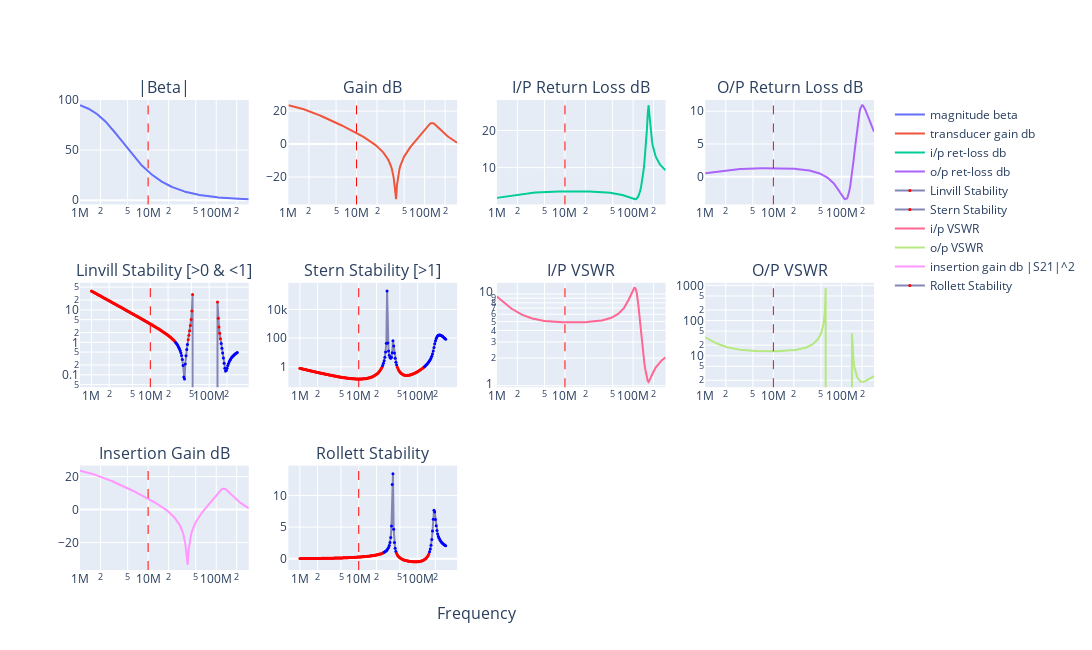

The cell this chart's notebook holds for it:
### Markdown cell above
# 2N3904 TEST - Feedback Amplifier

(to match default parameters on fba08.exe supplied with EMRFD book --- See https://m0ycx.github.io/posts/FeedbackAmplifier/)

### Code cell
import sys

sys.path.append("../../../lib")
from feedback import complex_fba

%matplotlib inline
%config InlineBackend.figure_format = 'svg'

n = complex_fba(
    F_mhz=10,
    FT_mhz=300,
    B0=100,
    Ie_mA=10,
    Rbp=10.0,
    Re=6.8,
    extLe_nH=10,
    extLb_nH=0,
    extLc_nH=0,
    extCin_pF=0,
    extCout_pF=0,
    extCrev_pF=0,
    Ccb_pF=5,
    Cce_pF=0,
    Cf_pF=100,
    Lf_nH=200,
    Rf=10,
    ZS_real=50,
    ZS_imag=0,
    ZL_real=50,
    ZL_imag=0,
    N=2,
    from_mhz=1,
    to_mhz=300,
)
# print(n)
n.write_touchstone(
    "2N3904_TEST_CE_Ie10mA_nbgen",
    dir="/home/bev/Documents/Radio/QUCS-S/Studies/0010_S_Touchtone_lib",
)

### Figure 1 — Plotly figure (JSON) as saved in the notebook; plotly's stock layout.template omitted (floating-point values rounded to 4 significant figures; data arrays with more than 128 entries replaced by an {"elided": "..."} marker saying what was removed)
{"data": [{"name": "magnitude beta", "type": "scatter", "x": {"elided": "200 float values"}, "xaxis": "x", "y": {"elided": "200 float values"}, "yaxis": "y"}, {"name": "transducer gain db", "type": "scatter", "x": {"elided": "200 float values"}, "xaxis": "x2", "y": {"elided": "200 float values"}, "yaxis": "y2"}, {"name": "i/p ret-loss db", "type": "scatter", "x": {"elided": "200 float values"}, "xaxis": "x3", "y": {"elided": "200 float values"}, "yaxis": "y3"}, {"name": "o/p ret-loss db", "type": "scatter", "x": {"elided": "200 float values"}, "xaxis": "x4", "y": {"elided": "200 float values"}, "yaxis": "y4"}, {"line": {"color": "#8585b5"}, "marker": {"color": {"elided": "200 str values"}, "size": 3}, "mode": "markers+lines", "name": "Linvill Stability", "type": "scatter", "x": {"elided": "200 float values"}, "xaxis": "x5", "y": {"elided": "200 float values"}, "yaxis": "y5"}, {"line": {"color": "#8585b5"}, "marker": {"color": {"elided": "200 str values"}, "size": 3}, "mode": "markers+lines", "name": "Stern Stability", "type": "scatter", "x": {"elided": "200 float values"}, "xaxis": "x6", "y": {"elided": "200 float values"}, "yaxis": "y6"}, {"name": "i/p VSWR", "type": "scatter", "x": {"elided": "200 float values"}, "xaxis": "x7", "y": {"elided": "200 float values"}, "yaxis": "y7"}, {"name": "o/p VSWR", "type": "scatter", "x": {"elided": "200 float values"}, "xaxis": "x8", "y": {"elided": "200 float values"}, "yaxis": "y8"}, {"name": "insertion gain db |S21|^2", "type": "scatter", "x": {"elided": "200 float values"}, "xaxis": "x9", "y": {"elided": "200 float values"}, "yaxis": "y9"}, {"line": {"color": "#8585b5"}, "marker": {"color": {"elided": "200 str values"}, "size": 3}, "mode": "markers+lines", "name": "Rollett Stability", "type": "scatter", "x": {"elided": "200 float values"}, "xaxis": "x10", "y": {"elided": "200 float values"}, "yaxis": "y10"}], "layout": {"annotations": [{"font": {"size": 16}, "showarrow": false, "text": "|Beta|", "x": 0.1062, "xanchor": "center", "xref": "paper", "y": 1, "yanchor": "bottom", "yref": "paper"}, {"font": {"size": 16}, "showarrow": false, "text": "Gain dB", "x": 0.3688, "xanchor": "center", "xref": "paper", "y": 1, "yanchor": "bottom", "yref": "paper"}, {"font": {"size": 16}, "showarrow": false, "text": "I/P Return Loss dB", "x": 0.6313, "xanchor": "center", "xref": "paper", "y": 1, "yanchor": "bottom", "yref": "paper"}, {"font": {"size": 16}, "showarrow": false, "text": "O/P Return Loss dB", "x": 0.8938, "xanchor": "center", "xref": "paper", "y": 1, "yanchor": "bottom", "yref": "paper"}, {"font": {"size": 16}, "showarrow": false, "text": "Linvill Stability [>0 & <1]", "x": 0.1062, "xanchor": "center", "xref": "paper", "y": 0.6111, "yanchor": "bottom", "yref": "paper"}, {"font": {"size": 16}, "showarrow": false, "text": "Stern Stability [>1]", "x": 0.3688, "xanchor": "center", "xref": "paper", "y": 0.6111, "yanchor": "bottom", "yref": "paper"}, {"font": {"size": 16}, "showarrow": false, "text": "I/P VSWR", "x": 0.6313, "xanchor": "center", "xref": "paper", "y": 0.6111, "yanchor": "bottom", "yref": "paper"}, {"font": {"size": 16}, "showarrow": false, "text": "O/P VSWR", "x": 0.8938, "xanchor": "center", "xref": "paper", "y": 0.6111, "yanchor": "bottom", "yref": "paper"}, {"font": {"size": 16}, "showarrow": false, "text": "Insertion Gain dB", "x": 0.1062, "xanchor": "center", "xref": "paper", "y": 0.2222, "yanchor": "bottom", "yref": "paper"}, {"font": {"size": 16}, "showarrow": false, "text": "Rollett Stability", "x": 0.3688, "xanchor": "center", "xref": "paper", "y": 0.2222, "yanchor": "bottom", "yref": "paper"}, {"font": {"size": 16}, "showarrow": false, "text": "Frequency", "x": 0.5, "xanchor": "center", "xref": "paper", "y": 0, "yanchor": "top", "yref": "paper", "yshift": -30}], "height": 650, "shapes": [{"line": {"color": "red", "dash": "dash", "width": 1}, "type": "line", "x0": 10000000, "x1": 10000000, "xref": "x", "y0": 0, "y1": 1, "yref": "y domain"}, {"line": {"color": "red", "dash": "dash", "width": 1}, "type": "line", "x0": 10000000, "x1": 10000000, "xref": "x2", "y0": 0, "y1": 1, "yref": "y2 domain"}, {"line": {"color": "red", "dash": "dash", "width": 1}, "type": "line", "x0": 10000000, "x1": 10000000, "xref": "x3", "y0": 0, "y1": 1, "yref": "y3 domain"}, {"line": {"color": "red", "dash": "dash", "width": 1}, "type": "line", "x0": 10000000, "x1": 10000000, "xref": "x4", "y0": 0, "y1": 1, "yref": "y4 domain"}, {"line": {"color": "red", "dash": "dash", "width": 1}, "type": "line", "x0": 10000000, "x1": 10000000, "xref": "x5", "y0": 0, "y1": 1, "yref": "y5 domain"}, {"line": {"color": "red", "dash": "dash", "width": 1}, "type": "line", "x0": 10000000, "x1": 10000000, "xref": "x6", "y0": 0, "y1": 1, "yref": "y6 domain"}, {"line": {"color": "red", "dash": "dash", "width": 1}, "type": "line", "x0": 10000000, "x1": 10000000, "xref": "x7", "y0": 0, "y1": 1, "yref": "y7 domain"}, {"line": {"color": "red", "dash": "dash", "width": 1}, "type": "line", "x0": 10000000, "x1": 10000000, "xref": "x8", "y0": 0, "y1": 1, "yref": "y8 domain"}, {"line": {"color": "red", "dash": "dash", "width": 1}, "type": "line", "x0": 10000000, "x1": 10000000, "xref": "x9", "y0": 0, "y1": 1, "yref": "y9 domain"}, {"line": {"color": "red", "dash": "dash", "width": 1}, "type": "line", "x0": 10000000, "x1": 10000000, "xref": "x10", "y0": 0, "y1": 1, "yref": "y10 domain"}], "width": 1400, "xaxis": {"anchor": "y", "autorange": true, "domain": [0, 0.2125], "range": [6.0, 8.477], "type": "log"}, "xaxis10": {"anchor": "y10", "autorange": true, "domain": [0.2625, 0.475], "range": [5.822, 8.655], "type": "log"}, "xaxis11": {"anchor": "y11", "domain": [0.525, 0.7375], "type": "log"}, "xaxis12": {"anchor": "y12", "domain": [0.7875, 1], "type": "log"}, "xaxis2": {"anchor": "y2", "autorange": true, "domain": [0.2625, 0.475], "range": [6.0, 8.477], "type": "log"}, "xaxis3": {"anchor": "y3", "autorange": true, "domain": [0.525, 0.7375], "range": [6.0, 8.477], "type": "log"}, "xaxis4": {"anchor": "y4", "autorange": true, "domain": [0.7875, 1], "range": [6.0, 8.477], "type": "log"}, "xaxis5": {"anchor": "y5", "autorange": true, "domain": [0, 0.2125], "range": [5.822, 8.655], "type": "log"}, "xaxis6": {"anchor": "y6", "autorange": true, "domain": [0.2625, 0.475], "range": [5.822, 8.655], "type": "log"}, "xaxis7": {"anchor": "y7", "autorange": true, "domain": [0.525, 0.7375], "range": [6.0, 8.477], "type": "log"}, "xaxis8": {"anchor": "y8", "autorange": true, "domain": [0.7875, 1], "range": [6.0, 8.477], "type": "log"}, "xaxis9": {"anchor": "y9", "autorange": true, "domain": [0, 0.2125], "range": [6.0, 8.477], "type": "log"}, "yaxis": {"anchor": "x", "autorange": true, "domain": [0.7778, 1], "range": [-4.215, 100.1], "type": "linear"}, "yaxis10": {"anchor": "x10", "autorange": true, "domain": [0, 0.2222], "range": [-1.778, 14.74], "type": "linear"}, "yaxis11": {"anchor": "x11", "domain": [0, 0.2222]}, "yaxis12": {"anchor": "x12", "domain": [0, 0.2222]}, "yaxis2": {"anchor": "x2", "autorange": true, "domain": [0.7778, 1], "range": [-36.67, 26.73], "type": "linear"}, "yaxis3": {"anchor": "x3", "autorange": true, "domain": [0.7778, 1], "range": [0.09578, 28.19], "type": "linear"}, "yaxis4": {"anchor": "x4", "autorange": true, "domain": [0.7778, 1], "range": [-4.253, 11.72], "type": "linear"}, "yaxis5": {"anchor": "x5", "autorange": true, "domain": [0.3889, 0.6111], "range": [-1.382, 1.833], "type": "log"}, "yaxis6": {"anchor": "x6", "autorange": true, "domain": [0.3889, 0.6111], "range": [-1.42, 5.857], "type": "log"}, "yaxis7": {"anchor": "x7", "autorange": true, "domain": [0.3889, 0.6111], "range": [-0.01714, 1.122], "type": "log"}, "yaxis8": {"anchor": "x8", "autorange": true, "domain": [0.3889, 0.6111], "range": [0.1055, 3.073], "type": "log"}, "yaxis9": {"anchor": "x9", "autorange": true, "domain": [0, 0.2222], "range": [-36.67, 26.73], "type": "linear"}}}
